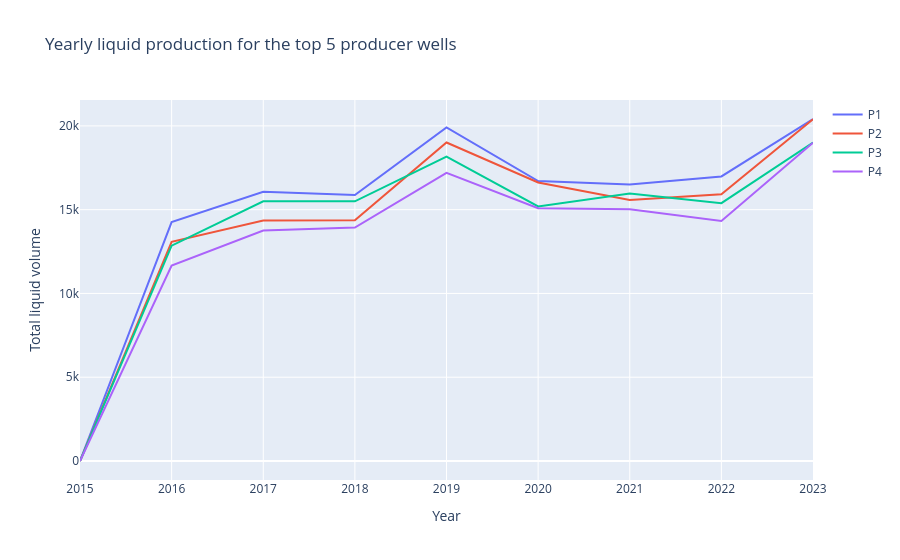
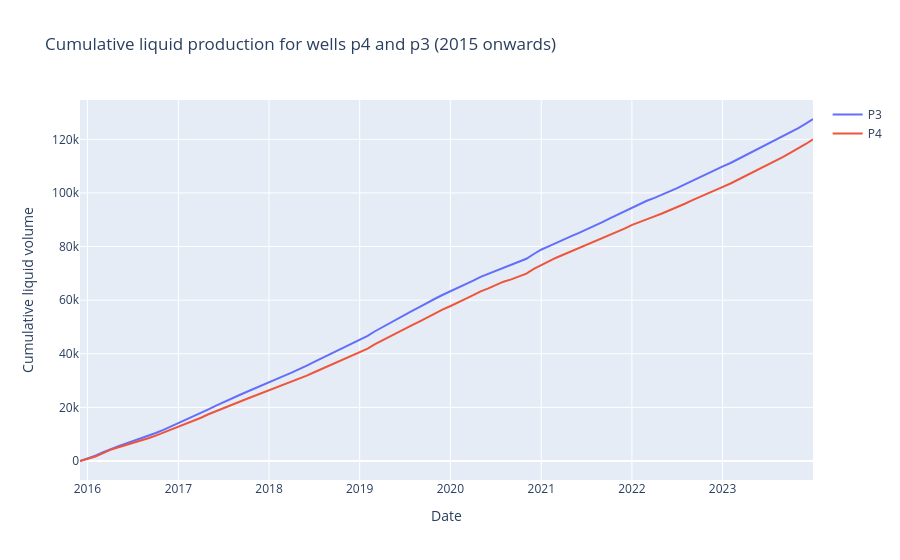

The notebook cell these images were saved under, in order:
### Code cell
for item in ui_items.items:

    try:
        if item.type == "text":
            print( item.data['text'])
        if item.type == "chart":
            item = item.data['plotly']
            pio.show(item)
    except Exception as e:
        pass
